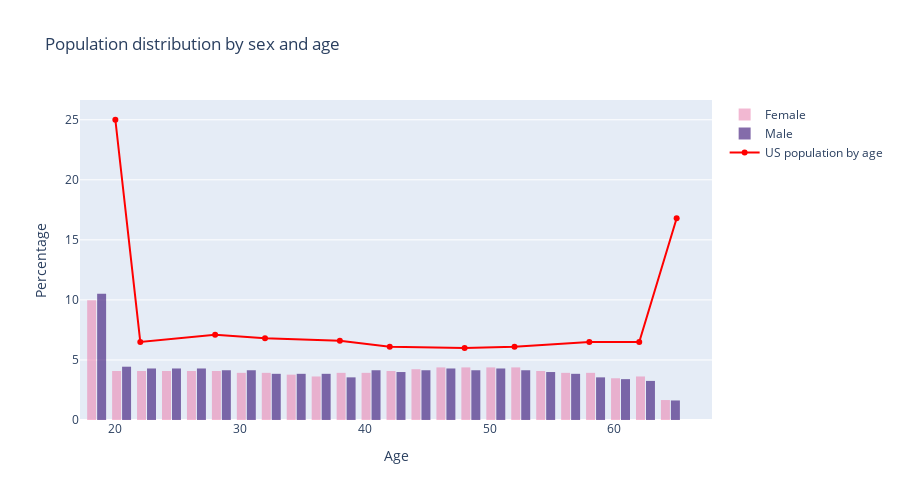

The notebook cell saved with this chart:
### Code cell
#### Age VS Sex
df_population = pd.DataFrame({
    "age_range":["<20", "20-24" ,"25-29", "30-34","35-39","40-44","45-49","50-54","55-59","60-64",">65"],
    "age":[20, 22 ,28, 32,38,42,48,52,58,62,65],
    "percentage":[25.0,6.5,7.1,6.8,6.6,6.1,6.0,6.1,6.5,6.5,16.8]
})

fig = go.Figure()
fig.add_trace(go.Histogram(
    x=df.loc[df.sex=="female","age"],
    histnorm='percent',
    name='Female', # name used in legend and hover labels
    marker_color='#EB89B5',
    opacity=0.6
))
fig.add_trace(go.Histogram(
    x=df.loc[df.sex=="male","age"],
    histnorm='percent',
    name='Male',
    marker_color='#330C73',
    opacity=0.6
))
fig.add_trace(go.Scatter(x=df_population.age, y=df_population.percentage,
                    mode='lines+markers',
                    name='US population by age',
                    marker_color="red"))

fig.update_layout(
    title_text='Population distribution by sex and age', # title of plot
    xaxis_title_text='Age', # xaxis label
    yaxis_title_text='Percentage', # yaxis label
    bargap=0.2, # gap between bars of adjacent location coordinates
    bargroupgap=0.1, # gap between bars of the same location coordinates
    width=900, height=500
)

fig.show()

### Figure 1 — Plotly figure (JSON) as saved in the notebook; plotly's stock layout.template omitted (floating-point values rounded to 4 significant figures; data arrays with more than 128 entries replaced by an {"elided": "..."} marker saying what was removed)
{"data": [{"histnorm": "percent", "marker": {"color": "#EB89B5"}, "name": "Female", "opacity": 0.6, "type": "histogram", "x": {"elided": "662 int values"}}, {"histnorm": "percent", "marker": {"color": "#330C73"}, "name": "Male", "opacity": 0.6, "type": "histogram", "x": {"elided": "676 int values"}}, {"marker": {"color": "red"}, "mode": "lines+markers", "name": "US population by age", "type": "scatter", "x": [20, 22, 28, 32, 38, 42, 48, 52, 58, 62, 65], "y": [25, 6.5, 7.1, 6.8, 6.6, 6.1, 6, 6.1, 6.5, 6.5, 16.8]}], "layout": {"bargap": 0.2, "bargroupgap": 0.1, "height": 500, "title": {"text": "Population distribution by sex and age"}, "width": 900, "xaxis": {"title": {"text": "Age"}}, "yaxis": {"title": {"text": "Percentage"}}}}
